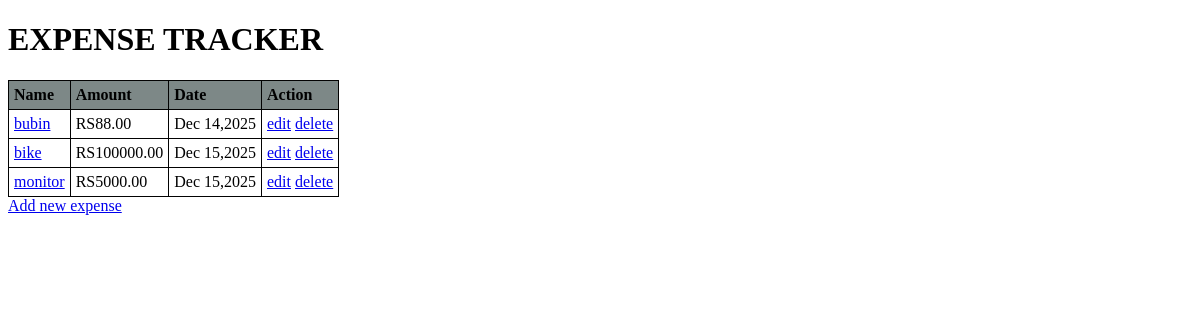
The page / on the database its author committed.
### exp_trc/models.py (models this page shows, shortened)
class Expense(models.Model):
    name=models.CharField(max_length=10)
    amount=models.DecimalField(max_digits=9,decimal_places=2)
    date_added=models.DateTimeField(auto_now_add=True)

### exp_trc/views.py (the view)
# urls.py: path('',views.index,name='index'),
def index(request):
    exp=Expense.objects.order_by('date_added')
    context={'expenses':exp}
    return render(request,'exp_trc/index.html',context)

### exp_trc/templates/exp_trc/index.html (shortened to what this page needs)
{% load static %}
<!DOCTYPE html>
<head>
    <link rel="stylesheet" href="{% static 'exp_trc/style.css' %}">
</head>
<body>
    <h1>EXPENSE TRACKER</h1>
    <table>
        <tr>
            <th> Name </th>
            <th> Amount </th>
            <th>  Date </th>
            <th> Action </th>
        </tr>
    {% for expense in expenses %}
    <tr>
        <td><a href="{%url 'exp_trc:read_expense' expense.id%}">{{expense.name}}</a></td>
        <td>RS{{expense.amount}}</td>
        <td>{{expense.date_added|date:"M j,Y"}}</td>
        <td> <a href="{%url 'exp_trc:update_expense' expense.id%}">edit</a>
        <a href="{%url 'exp_trc:delete_expense' expense.id%}">delete</a></td>
    </tr>
    {%empty%}
    <tr>
        <td colspan="3">There are no expenses</td>
    </tr>
    {% endfor %}
    </table>
    <a href="{%url 'exp_trc:new'%}">Add new expense</a>
</body>
</html>

### exp_trc/static/exp_trc/style.css (style rules this page uses)
table, th, td { border: 1px solid rgb(2, 2, 2); border-collapse: collapse; padding: 5px; text-align: left; }
th { background-color: #7d8887; }

### rows shown on the page
Expense: name "bubin", amount "88.00", date_added "Dec 14,2025"
Expense: name "bike", amount "100000.00", date_added "Dec 15,2025"
Expense: name "monitor", amount "5000.00", date_added "Dec 15,2025"
